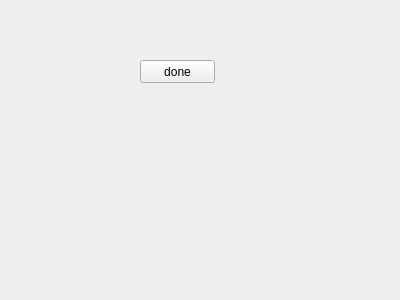
<?xml version="1.0" encoding="UTF-8"?>
<ui version="4.0">
 <class>Form</class>
 <widget class="QWidget" name="Form">
  <property name="geometry">
   <rect>
    <x>0</x>
    <y>0</y>
    <width>400</width>
    <height>300</height>
   </rect>
  </property>
  <property name="windowTitle">
   <string>Form</string>
  </property>
  <widget class="QPushButton" name="exit">
   <property name="geometry">
    <rect>
     <x>140</x>
     <y>60</y>
     <width>75</width>
     <height>23</height>
    </rect>
   </property>
   <property name="text">
    <string>done</string>
   </property>
  </widget>
 </widget>
 <resources/>
 <connections/>
</ui>
